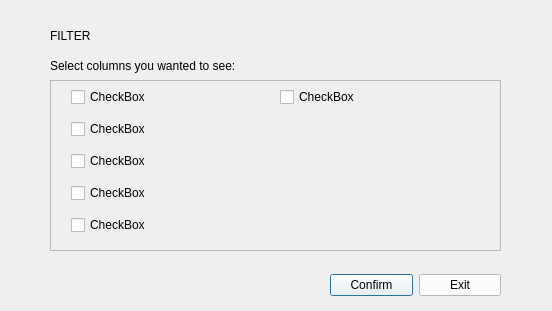
<?xml version="1.0" encoding="UTF-8"?>
<ui version="4.0">
 <class>Dialog</class>
 <widget class="QDialog" name="Dialog">
  <property name="geometry">
   <rect>
    <x>0</x>
    <y>0</y>
    <width>552</width>
    <height>311</height>
   </rect>
  </property>
  <property name="minimumSize">
   <size>
    <width>552</width>
    <height>311</height>
   </size>
  </property>
  <property name="maximumSize">
   <size>
    <width>552</width>
    <height>311</height>
   </size>
  </property>
  <property name="mouseTracking">
   <bool>true</bool>
  </property>
  <property name="windowTitle">
   <string>Dialog</string>
  </property>
  <widget class="QWidget" name="horizontalLayoutWidget">
   <property name="geometry">
    <rect>
     <x>330</x>
     <y>270</y>
     <width>171</width>
     <height>31</height>
    </rect>
   </property>
   <layout class="QHBoxLayout" name="horizontalLayout">
    <item>
     <widget class="QPushButton" name="FOKbutton">
      <property name="styleSheet">
       <string notr="true">background-color: rgb(255, 255, 255)</string>
      </property>
      <property name="text">
       <string>Confirm</string>
      </property>
     </widget>
    </item>
    <item>
     <widget class="QPushButton" name="FExitbutton">
      <property name="styleSheet">
       <string notr="true">background-color: rgb(255, 255, 255)</string>
      </property>
      <property name="text">
       <string>Exit</string>
      </property>
     </widget>
    </item>
   </layout>
  </widget>
  <widget class="QLabel" name="label">
   <property name="geometry">
    <rect>
     <x>50</x>
     <y>20</y>
     <width>151</width>
     <height>31</height>
    </rect>
   </property>
   <property name="styleSheet">
    <string notr="true">text-align: center;
font: 75 16pt &quot;MS Shell Dlg 2&quot;;
color: black;
</string>
   </property>
   <property name="text">
    <string>FILTER</string>
   </property>
  </widget>
  <widget class="QLabel" name="label_2">
   <property name="geometry">
    <rect>
     <x>50</x>
     <y>50</y>
     <width>361</width>
     <height>31</height>
    </rect>
   </property>
   <property name="styleSheet">
    <string notr="true">text-align: center;
font: 75 12pt &quot;MS Shell Dlg 2&quot;;
color: black;
</string>
   </property>
   <property name="text">
    <string>Select columns you wanted to see: </string>
   </property>
  </widget>
  <widget class="QScrollArea" name="scrollArea">
   <property name="geometry">
    <rect>
     <x>50</x>
     <y>80</y>
     <width>451</width>
     <height>171</height>
    </rect>
   </property>
   <property name="widgetResizable">
    <bool>true</bool>
   </property>
   <widget class="QWidget" name="scrollAreaWidgetContents">
    <property name="geometry">
     <rect>
      <x>0</x>
      <y>0</y>
      <width>449</width>
      <height>169</height>
     </rect>
    </property>
    <widget class="QWidget" name="gridLayoutWidget">
     <property name="geometry">
      <rect>
       <x>20</x>
       <y>0</y>
       <width>411</width>
       <height>231</height>
      </rect>
     </property>
     <layout class="QGridLayout" name="gridLayout">
      <item row="3" column="0">
       <widget class="QCheckBox" name="checkBox">
        <property name="styleSheet">
         <string notr="true">font: 12pt &quot;MS Shell Dlg 2&quot;;</string>
        </property>
        <property name="text">
         <string>CheckBox</string>
        </property>
       </widget>
      </item>
      <item row="1" column="0">
       <widget class="QCheckBox" name="checkBox_7">
        <property name="styleSheet">
         <string notr="true">font: 12pt &quot;MS Shell Dlg 2&quot;;</string>
        </property>
        <property name="text">
         <string>CheckBox</string>
        </property>
       </widget>
      </item>
      <item row="0" column="0">
       <widget class="QCheckBox" name="checkBox_6">
        <property name="styleSheet">
         <string notr="true">font: 12pt &quot;MS Shell Dlg 2&quot;;</string>
        </property>
        <property name="text">
         <string>CheckBox</string>
        </property>
       </widget>
      </item>
      <item row="0" column="1">
       <widget class="QCheckBox" name="checkBox_3">
        <property name="styleSheet">
         <string notr="true">font: 12pt &quot;MS Shell Dlg 2&quot;;</string>
        </property>
        <property name="text">
         <string>CheckBox</string>
        </property>
       </widget>
      </item>
      <item row="5" column="0">
       <widget class="QCheckBox" name="checkBox_5">
        <property name="styleSheet">
         <string notr="true">font: 12pt &quot;MS Shell Dlg 2&quot;;</string>
        </property>
        <property name="text">
         <string>CheckBox</string>
        </property>
       </widget>
      </item>
      <item row="2" column="0">
       <widget class="QCheckBox" name="checkBox_2">
        <property name="styleSheet">
         <string notr="true">font: 12pt &quot;MS Shell Dlg 2&quot;;</string>
        </property>
        <property name="text">
         <string>CheckBox</string>
        </property>
       </widget>
      </item>
      <item row="4" column="0">
       <widget class="QCheckBox" name="checkBox_4">
        <property name="styleSheet">
         <string notr="true">font: 12pt &quot;MS Shell Dlg 2&quot;;</string>
        </property>
        <property name="text">
         <string>CheckBox</string>
        </property>
       </widget>
      </item>
      <item row="6" column="0">
       <widget class="QCheckBox" name="checkBox_8">
        <property name="styleSheet">
         <string notr="true">font: 12pt &quot;MS Shell Dlg 2&quot;;</string>
        </property>
        <property name="text">
         <string>CheckBox</string>
        </property>
       </widget>
      </item>
     </layout>
    </widget>
   </widget>
  </widget>
 </widget>
 <resources/>
 <connections/>
</ui>
